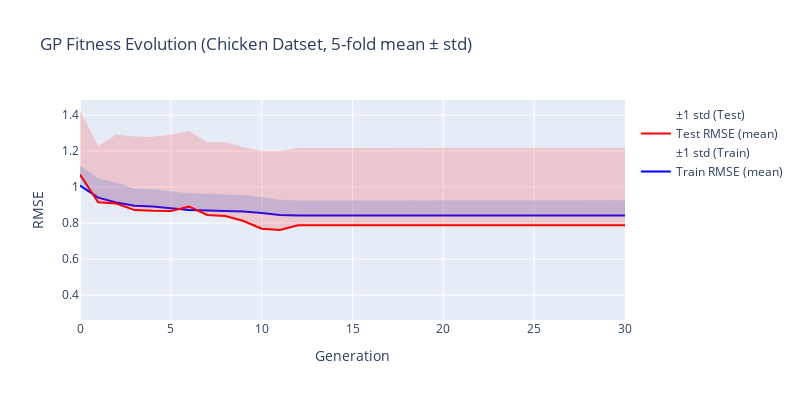

Notebook source saved alongside this figure:
### Code cell
fig = go.Figure()

# Train Fitness (mean ± std)
fig.add_trace(go.Scatter(
    x=mean_df["Generation"],
    y=mean_df["Fitness"],
    mode='lines',
    name='Train RMSE (mean)',
    line=dict(color='blue', width=2)
))
# Add std as a shaded region (light blue)
fig.add_trace(go.Scatter(
    x=mean_df["Generation"],
    y=mean_df["Fitness"] + std_df["Fitness"],
    mode='lines',
    line=dict(width=0),
    showlegend=False,
    fillcolor='rgba(0, 100, 255, 0.2)',
    fill='tonexty'
))
fig.add_trace(go.Scatter(
    x=mean_df["Generation"],
    y=mean_df["Fitness"] - std_df["Fitness"],
    mode='lines',
    line=dict(width=0),
    name='±1 std (Train)',
    fillcolor='rgba(0, 100, 255, 0.2)'
))

# Test Fitness (mean ± std)
fig.add_trace(go.Scatter(
    x=mean_df["Generation"],
    y=mean_df["Test_fitness"],
    mode='lines',
    name='Test RMSE (mean)',
    line=dict(color='red', width=2)
))
# Add std as a shaded region (light red)
fig.add_trace(go.Scatter(
    x=mean_df["Generation"],
    y=mean_df["Test_fitness"] + std_df["Test_fitness"],
    mode='lines',
    line=dict(width=0),
    showlegend=False,
    fillcolor='rgba(255, 50, 50, 0.2)',
    fill='tonexty'
))
fig.add_trace(go.Scatter(
    x=mean_df["Generation"],
    y=mean_df["Test_fitness"] - std_df["Test_fitness"],
    mode='lines',
    line=dict(width=0),
    name='±1 std (Test)',
    fillcolor='rgba(255, 50, 50, 0.2)'
))

fig.update_layout(
    title=f'GP Fitness Evolution (Chicken Datset, 5-fold mean ± std)',
    xaxis_title='Generation',
    yaxis_title='RMSE',
    hovermode='x unified',
    height=400,
    width=800
)
fig.show()

### Figure 1 — Plotly figure (JSON) as saved in the notebook; plotly's stock layout.template omitted (floating-point values rounded to 4 significant figures)
{"data": [{"line": {"color": "blue", "width": 2}, "mode": "lines", "name": "Train RMSE (mean)", "type": "scatter", "x": [0, 1, 2, 3, 4, 5, 6, 7, 8, 9, 10, 11, 12, 13, 14, 15, 16, 17, 18, 19, 20, 21, 22, 23, 24, 25, 26, 27, 28, 29, 30], "y": [1.008, 0.9408, 0.9135, 0.8956, 0.8922, 0.8821, 0.8723, 0.8696, 0.868, 0.8636, 0.855, 0.8449, 0.8414, 0.8414, 0.8414, 0.8412, 0.8412, 0.8411, 0.8411, 0.8411, 0.8411, 0.8411, 0.8411, 0.8411, 0.8411, 0.8411, 0.8411, 0.8411, 0.8411, 0.8411, 0.8411]}, {"fill": "tonexty", "fillcolor": "rgba(0, 100, 255, 0.2)", "line": {"width": 0}, "mode": "lines", "showlegend": false, "type": "scatter", "x": [0, 1, 2, 3, 4, 5, 6, 7, 8, 9, 10, 11, 12, 13, 14, 15, 16, 17, 18, 19, 20, 21, 22, 23, 24, 25, 26, 27, 28, 29, 30], "y": [1.12, 1.048, 1.024, 0.9906, 0.9872, 0.9756, 0.9655, 0.962, 0.9608, 0.956, 0.9426, 0.9285, 0.9257, 0.9257, 0.9257, 0.9258, 0.9258, 0.9259, 0.9259, 0.9259, 0.9259, 0.9259, 0.9259, 0.9259, 0.9259, 0.9259, 0.9259, 0.9259, 0.9259, 0.9259, 0.9259]}, {"fillcolor": "rgba(0, 100, 255, 0.2)", "line": {"width": 0}, "mode": "lines", "name": "±1 std (Train)", "type": "scatter", "x": [0, 1, 2, 3, 4, 5, 6, 7, 8, 9, 10, 11, 12, 13, 14, 15, 16, 17, 18, 19, 20, 21, 22, 23, 24, 25, 26, 27, 28, 29, 30], "y": [0.8963, 0.8341, 0.8028, 0.8005, 0.7973, 0.7886, 0.7791, 0.7772, 0.7752, 0.7713, 0.7675, 0.7612, 0.7571, 0.7571, 0.7571, 0.7566, 0.7566, 0.7564, 0.7563, 0.7563, 0.7563, 0.7563, 0.7563, 0.7563, 0.7563, 0.7563, 0.7563, 0.7563, 0.7563, 0.7563, 0.7563]}, {"line": {"color": "red", "width": 2}, "mode": "lines", "name": "Test RMSE (mean)", "type": "scatter", "x": [0, 1, 2, 3, 4, 5, 6, 7, 8, 9, 10, 11, 12, 13, 14, 15, 16, 17, 18, 19, 20, 21, 22, 23, 24, 25, 26, 27, 28, 29, 30], "y": [1.069, 0.915, 0.9083, 0.8717, 0.8674, 0.866, 0.8908, 0.8443, 0.8393, 0.8111, 0.7682, 0.7609, 0.7872, 0.7872, 0.7872, 0.7876, 0.7876, 0.7879, 0.788, 0.788, 0.788, 0.788, 0.788, 0.788, 0.7881, 0.7881, 0.7881, 0.7881, 0.7881, 0.7881, 0.7881]}, {"fill": "tonexty", "fillcolor": "rgba(255, 50, 50, 0.2)", "line": {"width": 0}, "mode": "lines", "showlegend": false, "type": "scatter", "x": [0, 1, 2, 3, 4, 5, 6, 7, 8, 9, 10, 11, 12, 13, 14, 15, 16, 17, 18, 19, 20, 21, 22, 23, 24, 25, 26, 27, 28, 29, 30], "y": [1.422, 1.23, 1.292, 1.281, 1.28, 1.29, 1.313, 1.251, 1.249, 1.221, 1.202, 1.2, 1.216, 1.216, 1.216, 1.217, 1.217, 1.218, 1.218, 1.218, 1.218, 1.218, 1.218, 1.218, 1.219, 1.219, 1.219, 1.219, 1.219, 1.219, 1.219]}, {"fillcolor": "rgba(255, 50, 50, 0.2)", "line": {"width": 0}, "mode": "lines", "name": "±1 std (Test)", "type": "scatter", "x": [0, 1, 2, 3, 4, 5, 6, 7, 8, 9, 10, 11, 12, 13, 14, 15, 16, 17, 18, 19, 20, 21, 22, 23, 24, 25, 26, 27, 28, 29, 30], "y": [0.7157, 0.6002, 0.5249, 0.4627, 0.4553, 0.4419, 0.4687, 0.4379, 0.4292, 0.4013, 0.3346, 0.3221, 0.3583, 0.3583, 0.3583, 0.358, 0.358, 0.3577, 0.3576, 0.3576, 0.3576, 0.3576, 0.3576, 0.3576, 0.3575, 0.3575, 0.3575, 0.3575, 0.3575, 0.3575, 0.3575]}], "layout": {"height": 400, "hovermode": "x unified", "title": {"text": "GP Fitness Evolution (Chicken Datset, 5-fold mean ± std)"}, "width": 800, "xaxis": {"title": {"text": "Generation"}}, "yaxis": {"title": {"text": "RMSE"}}}}
